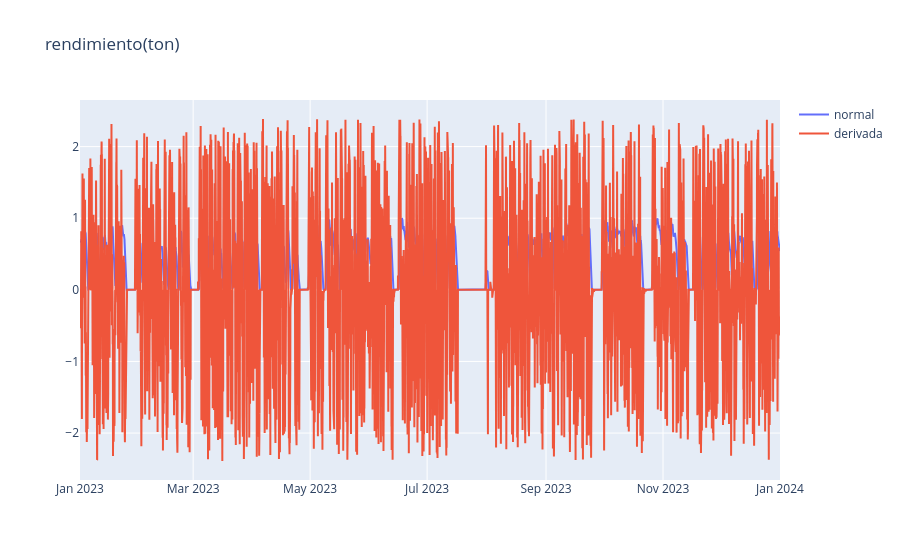

The notebook cell this image was saved under:
### Code cell
variable = df_trend_scale.columns[5]
fig = go.Figure()
fig.add_trace(go.Scatter(x=df_trend_scale.index, y=df_trend_scale[variable], mode='lines', name='normal'))
fig.add_trace(go.Scatter(x=df_derivative_trend_scale.index, y=df_derivative_trend_scale[variable], mode='lines', name='derivada'))
fig.update_layout(title=f'{variable}')
fig.show()

### Figure 1 — Plotly figure (JSON) as saved in the notebook; plotly's stock layout.template omitted (floating-point values rounded to 4 significant figures; data arrays with more than 128 entries replaced by an {"elided": "..."} marker saying what was removed)
{"data": [{"mode": "lines", "name": "normal", "type": "scatter", "x": {"elided": "8761 str values"}, "y": {"elided": "8761 float values"}}, {"mode": "lines", "name": "derivada", "type": "scatter", "x": {"elided": "8760 str values"}, "y": {"elided": "8760 float values"}}], "layout": {"title": {"text": "rendimiento(ton)"}}}
